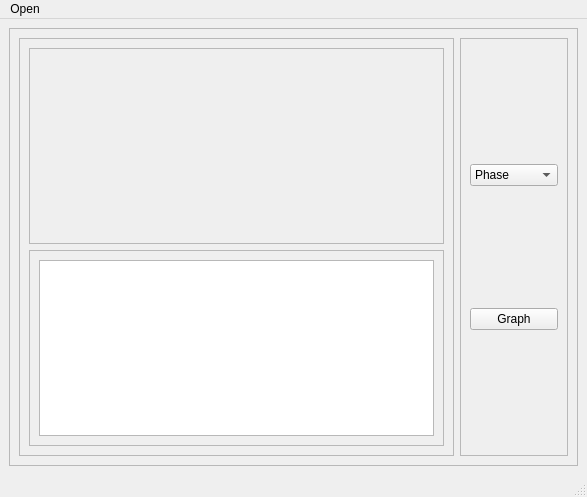
<?xml version="1.0" encoding="UTF-8"?>
<ui version="4.0">
 <class>MainWindow</class>
 <widget class="QMainWindow" name="MainWindow">
  <property name="geometry">
   <rect>
    <x>0</x>
    <y>0</y>
    <width>587</width>
    <height>497</height>
   </rect>
  </property>
  <property name="windowTitle">
   <string>MainWindow</string>
  </property>
  <widget class="QWidget" name="centralwidget">
   <layout class="QGridLayout" name="gridLayout_6">
    <item row="0" column="0">
     <widget class="QFrame" name="All">
      <property name="frameShape">
       <enum>QFrame::StyledPanel</enum>
      </property>
      <property name="frameShadow">
       <enum>QFrame::Raised</enum>
      </property>
      <layout class="QGridLayout" name="gridLayout_5">
       <item row="0" column="0">
        <widget class="QFrame" name="Widgets">
         <property name="frameShape">
          <enum>QFrame::StyledPanel</enum>
         </property>
         <property name="frameShadow">
          <enum>QFrame::Raised</enum>
         </property>
         <layout class="QGridLayout" name="gridLayout_3">
          <item row="0" column="0">
           <widget class="QFrame" name="Widget1">
            <property name="sizePolicy">
             <sizepolicy hsizetype="Preferred" vsizetype="Preferred">
              <horstretch>0</horstretch>
              <verstretch>150</verstretch>
             </sizepolicy>
            </property>
            <property name="minimumSize">
             <size>
              <width>0</width>
              <height>150</height>
             </size>
            </property>
            <property name="maximumSize">
             <size>
              <width>16777215</width>
              <height>1000</height>
             </size>
            </property>
            <property name="frameShape">
             <enum>QFrame::StyledPanel</enum>
            </property>
            <property name="frameShadow">
             <enum>QFrame::Raised</enum>
            </property>
            <layout class="QGridLayout" name="gridLayout">
             <item row="0" column="0">
              <widget class="ImageView" name="widget" native="true">
               <property name="autoFillBackground">
                <bool>true</bool>
               </property>
              </widget>
             </item>
             <item row="0" column="1">
              <widget class="ImageView" name="widget_1" native="true">
               <property name="autoFillBackground">
                <bool>true</bool>
               </property>
              </widget>
             </item>
            </layout>
           </widget>
          </item>
          <item row="1" column="0">
           <widget class="QFrame" name="Widget2">
            <property name="sizePolicy">
             <sizepolicy hsizetype="Preferred" vsizetype="Preferred">
              <horstretch>0</horstretch>
              <verstretch>150</verstretch>
             </sizepolicy>
            </property>
            <property name="minimumSize">
             <size>
              <width>0</width>
              <height>150</height>
             </size>
            </property>
            <property name="maximumSize">
             <size>
              <width>16777215</width>
              <height>1000</height>
             </size>
            </property>
            <property name="frameShape">
             <enum>QFrame::StyledPanel</enum>
            </property>
            <property name="frameShadow">
             <enum>QFrame::Raised</enum>
            </property>
            <layout class="QGridLayout" name="gridLayout_2">
             <item row="0" column="0">
              <widget class="PlotWidget" name="widget_2"/>
             </item>
            </layout>
           </widget>
          </item>
         </layout>
        </widget>
       </item>
       <item row="0" column="1">
        <widget class="QFrame" name="control">
         <property name="maximumSize">
          <size>
           <width>500</width>
           <height>16777215</height>
          </size>
         </property>
         <property name="frameShape">
          <enum>QFrame::StyledPanel</enum>
         </property>
         <property name="frameShadow">
          <enum>QFrame::Raised</enum>
         </property>
         <layout class="QGridLayout" name="gridLayout_4">
          <item row="0" column="0">
           <widget class="QComboBox" name="comboBox">
            <item>
             <property name="text">
              <string>Phase</string>
             </property>
            </item>
            <item>
             <property name="text">
              <string>Magnitude</string>
             </property>
            </item>
            <item>
             <property name="text">
              <string>Real</string>
             </property>
            </item>
            <item>
             <property name="text">
              <string>Imaginary</string>
             </property>
            </item>
           </widget>
          </item>
          <item row="1" column="0">
           <widget class="QPushButton" name="pushButton">
            <property name="text">
             <string>Graph</string>
            </property>
           </widget>
          </item>
         </layout>
        </widget>
       </item>
      </layout>
     </widget>
    </item>
   </layout>
  </widget>
  <widget class="QMenuBar" name="menubar">
   <property name="geometry">
    <rect>
     <x>0</x>
     <y>0</y>
     <width>587</width>
     <height>26</height>
    </rect>
   </property>
   <widget class="QMenu" name="Open">
    <property name="title">
     <string>Open</string>
    </property>
    <addaction name="Image"/>
   </widget>
   <addaction name="Open"/>
  </widget>
  <widget class="QStatusBar" name="statusbar"/>
  <action name="Image">
   <property name="text">
    <string>Image</string>
   </property>
  </action>
 </widget>
 <customwidgets>
  <customwidget>
   <class>ImageView</class>
   <extends>QWidget</extends>
   <header>pyqtgraph</header>
   <container>1</container>
  </customwidget>
  <customwidget>
   <class>PlotWidget</class>
   <extends>QGraphicsView</extends>
   <header>pyqtgraph</header>
  </customwidget>
 </customwidgets>
 <resources/>
 <connections/>
</ui>
